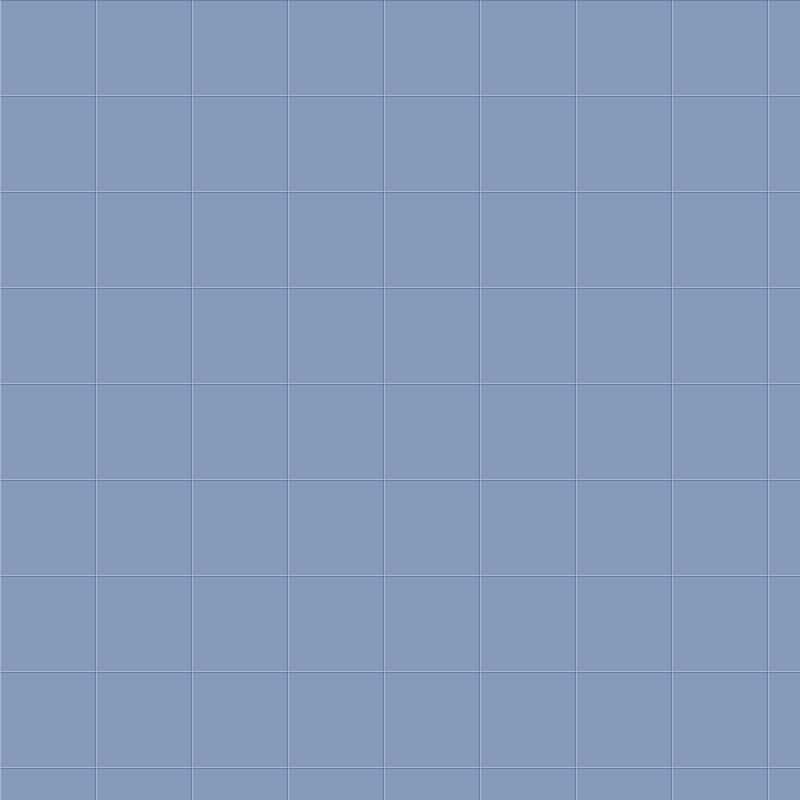

Below is a game level as drawn by its tile map, then a one-line description and the .tmx that defines it (tile-layer data replaced by summaries):
An orthogonal 25x25 tile map with 32x32 px tiles, 1 tile layer (floor).

<map version="1.0" orientation="orthogonal" renderorder="right-down" width="25" height="25" tilewidth="32" tileheight="32" nextobjectid="1">
 <tileset firstgid="1" name="station" tilewidth="32" tileheight="32">
  <image source="../spaceship/armature/base_0.png" width="512" height="512" />
 </tileset>
 <layer name="floor" width="25" height="25">
  <data>[625 cells, 625 non-empty, 9 distinct tile ids]</data>
 </layer>
</map>
